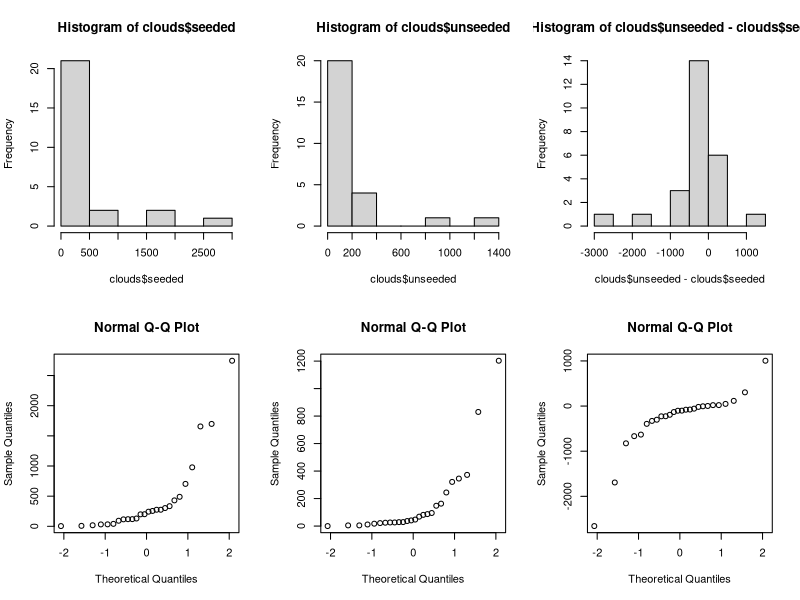
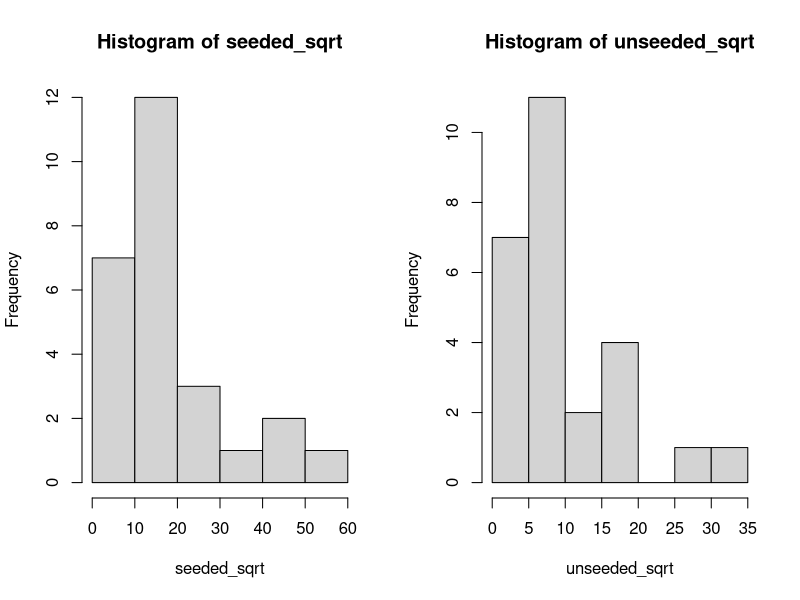
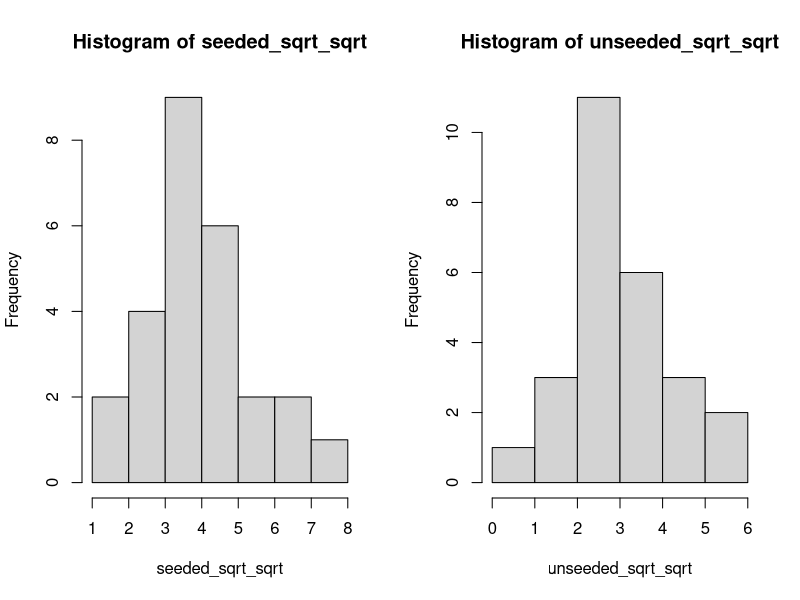
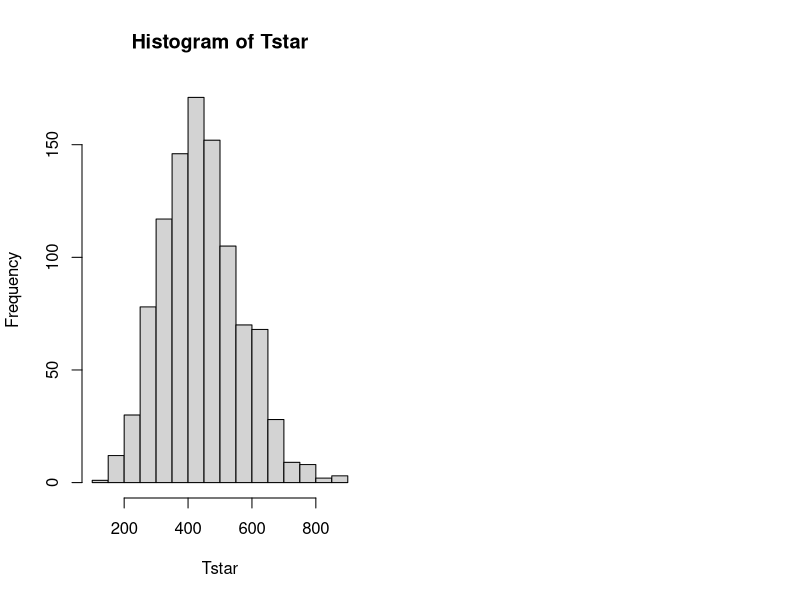
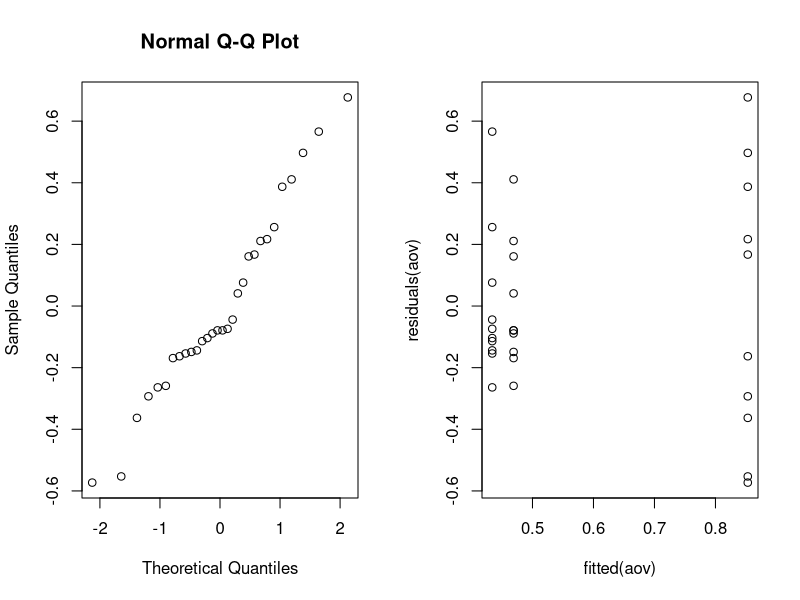

Write the R code that produced these figures, in order.
## ---- chunk 1
x <- as.numeric(list(15.4, 17.9, 19.0, 0.5, 15.9, 2.7, 6.2, 2.5, 
                     4.7, 6.9, 10.8, 24.3, 5.6, 23.0, 10.7))
## ---- chunk 2
shapiro.test(x)
## ---- chunk 3
mu = mean(x)
mu
## ---- chunk 4
s = sd(x)
s
## ---- chunk 5
alpha <- 1 - 0.97
n <- length(x)
ta <- qt(1-alpha/2, df=n-1)
ta
## ---- chunk 6
CI_97 <- c(mu - ta*s/sqrt(n), mu + ta*s/sqrt(n))
CI_97
## ---- chunk 7
E <- 2 
n_min <- (ta*s/E)^2
n_min
## ---- chunk 8
B = 1000
Tstar = numeric(B)

for(i in 1:B) {
  Xstar = sample(x, replace=TRUE)
  Tstar[i] = mean(Xstar)
}

TstarLower = quantile(Tstar, alpha/2)
TstarUpper = quantile(Tstar, 1-alpha/2)

bootstrap_CI_97 <- c(2*mu - TstarUpper, 2*mu - TstarLower)
bootstrap_CI_97
## ---- chunk 9
t.test(x, mu=15, alt='l')
## ---- chunk 10
binom.test(sum(x<15), length(x), p = 0.5, alternative = "less", conf.level = 0.95)
## ---- chunk 11
B <- 1000

for(m in 13:15){
  ttest <- numeric(B)
  sign <- numeric(B)
  for(i in 1L:B){
    h1_sample = rnorm(n, mean=m, sd=s)
    
    ttest[i] <- t.test(h1_sample, mu=mu, alt='l')[[3]]
    sign[i] <- binom.test(sum(h1_sample<mu), length(h1_sample), p = 0.5, 
                          alternative = "less", conf.level = 0.95)[[3]]
  }
  print(paste0("H1 mu=", m))
  print(paste0("t-test power ", sum(ttest < 0.05)/B))
  print(paste0("sign test power ", sum(sign < 0.05)/B))
}
## ---- chunk 12
p_hat = mean(x > 15.5)
p_hat
## ---- chunk 13
p_hat_r <- 0.53
margin_error = p_hat_r - p_hat
p_hat_l <- p_hat - margin_error
p_hat_l
## ---- chunk 14
se <- sqrt((p_hat * (1 - p_hat)) / n)
z_alpha_by_2 <- margin_error / se
z_alpha_by_2
## ---- chunk 15
alpha = (1 - pnorm(z_alpha_by_2))*2
1-alpha
## ---- chunk 16
prop.test(c(2, 6), c(5, 10))
## ---- chunk 17
clouds <- read.table("data/clouds.txt", header=TRUE)

par(mfrow=c(2, 3))
hist(clouds$seeded)
hist(clouds$unseeded)
hist(clouds$unseeded - clouds$seeded)
qqnorm(clouds$seeded)
qqnorm(clouds$unseeded)
qqnorm(clouds$unseeded - clouds$seeded)
## ---- chunk 18
shapiro.test(clouds$unseeded - clouds$seeded)
## ---- chunk 19
t.test(clouds$unseeded, clouds$seeded, paired=FALSE)
## ---- chunk 20
wilcox.test(clouds$unseeded, clouds$seeded)
median(clouds$unseeded); median(clouds$seeded)
## ---- chunk 21
ks.test(clouds$unseeded, clouds$seeded)
mean(clouds$unseeded); mean(clouds$seeded)
## ---- chunk 22
unseeded_sqrt <- sqrt(clouds$unseeded)
seeded_sqrt <- sqrt(clouds$seeded)

par(mfrow=c(1, 2))
hist(seeded_sqrt)
hist(unseeded_sqrt)
## ---- chunk 23
shapiro.test(unseeded_sqrt)
shapiro.test(seeded_sqrt)
## ---- chunk 24
t.test(unseeded_sqrt, seeded_sqrt, paired=FALSE)
wilcox.test(unseeded_sqrt, seeded_sqrt)
ks.test(unseeded_sqrt, seeded_sqrt)
## ---- chunk 25
unseeded_sqrt_sqrt <- sqrt(unseeded_sqrt)
seeded_sqrt_sqrt <- sqrt(seeded_sqrt)

par(mfrow=c(1, 2))
hist(seeded_sqrt_sqrt)
hist(unseeded_sqrt_sqrt)
## ---- chunk 26
shapiro.test(unseeded_sqrt_sqrt)
shapiro.test(seeded_sqrt_sqrt)
## ---- chunk 27
t.test(unseeded_sqrt_sqrt, seeded_sqrt_sqrt, paired=FALSE)
wilcox.test(unseeded_sqrt_sqrt, seeded_sqrt_sqrt)
ks.test(unseeded_sqrt_sqrt, seeded_sqrt_sqrt)
## ---- chunk 28
seeded <- clouds$seeded

B <- 1000
Tstar <- numeric(B)
for(i in 1:B){
  Xstar <- sample(seeded, replace=TRUE)
  Tstar[i] <- mean(Xstar)
}
lambda_hat <- 1/mean(Tstar)
lambda_hat
hist(Tstar)
## ---- chunk 29
alpha <- 1 - 0.95
deltastar <- 1/Tstar - lambda_hat
d <- quantile(deltastar, c(alpha/2, 1-alpha/2))
CI95 = lambda_hat - c(d[2], d[1])
lambda_hat; CI95
## ---- chunk 30
B <- 1000
t <- median(seeded)
tstar <- numeric(B)
n <- length(seeded)
for(i in 1:B){
  xstar <- rexp(n, lambda_hat)
  tstar[i] <- median(xstar)
}
pl <- sum(tstar<t)/B
pr <- sum(tstar>t)/B
p <- 2*min(pl, pr)
pl;pr;p
## ---- chunk 31
ks.test(seeded, rexp(n, lambda_hat))
## ---- chunk 32
binom.test(sum(seeded<300), length(seeded), p = 0.5, alternative = "less", conf.level = 0.95)
## ---- chunk 33
binom.test(sum(seeded<30), length(seeded), p = 0.25, alternative = "less", conf.level = 0.95)
## ---- chunk 34
dogs <- read.table("data/dogs.txt", header=TRUE)
## ---- chunk 35
shapiro.test(dogs$isofluorane)
shapiro.test(dogs$cyclopropane)
shapiro.test(dogs$halothane)
## ---- chunk 36
cor.test(dogs$isofluorane, dogs$halothane, method="spearman")
## ---- chunk 37
mystat <- function(x, y) {mean(x-y)}
B <- 1000; tstar <- numeric(B)
for (i in 1:B){
  dogstar <- t(apply(cbind(dogs[,1], dogs[,2]), 1, sample))
  tstar[i] <- mystat(dogstar[,1], dogstar[,2])
}
myt <- mystat(dogs[,1], dogs[,2])
pl <- sum(tstar<myt)/B
pr <- sum(tstar>myt)/B
p <- 2*min(pl, pr)
pl;pr;p
## ---- chunk 38
dogframe <- data.frame(concentration=as.vector(as.matrix(dogs)),
                    variety=factor(rep(1:3, each=10)))
aov <- lm(concentration~variety, data=dogframe)
anova(aov)
## ---- chunk 39
par(mfrow=c(1,2)); qqnorm(residuals(aov)); plot(fitted(aov),residuals(aov))
## ---- chunk 40
summary(aov)
## ---- chunk 41
kruskal.test(concentration ~ variety, data = dogframe)
## ---- chunk 42
blood <- read.table("data/hemoglobin.txt", header=TRUE)
summary(blood)
set.seed(42)
rows <- sample(nrow(blood))
randomized <- blood[rows, ]
## ---- chunk 43
res.aov3 <- aov(hemoglobin ~ rate * method, data = randomized)
summary(res.aov3)
## ---- chunk 44
res.aov <- aov(hemoglobin ~ rate, data = randomized)
summary(res.aov)
## ---- chunk 45
cream <- read.table("data/cream.txt", header=TRUE)
attach(cream)

model <- lm(acidity ~ batch + position + starter, data = cream)
summary(model)
